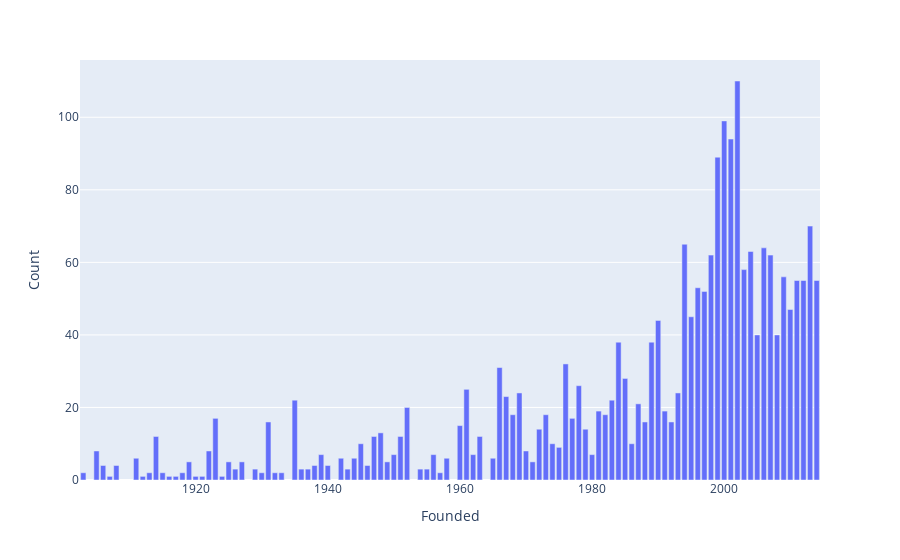

The notebook cell this image was saved under:
### Code cell
Founded = df.groupby(['Founded']).size().reset_index(name = 'Count').sort_values('Founded', ascending=False)
px.bar(Founded, x='Founded', y='Count')

### Figure 1 — Plotly figure (JSON) as saved in the notebook; plotly's stock layout.template omitted (floating-point values rounded to 4 significant figures)
{"data": [{"alignmentgroup": "True", "hovertemplate": "Founded=%{x}<br>Count=%{y}<extra></extra>", "legendgroup": "", "marker": {"color": "#636efa", "pattern": {"shape": ""}}, "name": "", "offsetgroup": "", "orientation": "v", "showlegend": false, "textposition": "auto", "type": "bar", "x": [2014, 2013, 2012, 2011, 2010, 2009, 2008, 2007, 2006, 2005, 2004, 2003, 2002, 2001, 2000, 1999, 1998, 1997, 1996, 1995, 1994, 1993, 1992, 1991, 1990, 1989, 1988, 1987, 1986, 1985, 1984, 1983, 1982, 1981, 1980, 1979, 1978, 1977, 1976, 1975, 1974, 1973, 1972, 1971, 1970, 1969, 1968, 1967, 1966, 1965, 1963, 1962, 1961, 1960, 1958, 1957, 1956, 1955, 1954, 1952, 1951, 1950, 1949, 1948, 1947, 1946, 1945, 1944, 1943, 1942, 1940, 1939, 1938, 1937, 1936, 1935, 1933, 1932, 1931, 1930, 1929, 1927, 1926, 1925, 1924, 1923, 1922, 1921, 1920, 1919, 1918, 1917, 1916, 1915, 1914, 1913, 1912, 1911, 1908, 1907, 1906, 1905, 1903], "xaxis": "x", "y": [55, 70, 55, 55, 47, 56, 40, 62, 64, 40, 63, 58, 110, 94, 99, 89, 62, 52, 53, 45, 65, 24, 16, 19, 44, 38, 16, 21, 10, 28, 38, 22, 18, 19, 7, 14, 26, 17, 32, 9, 10, 18, 14, 5, 8, 24, 18, 23, 31, 6, 12, 7, 25, 15, 6, 2, 7, 3, 3, 20, 12, 7, 5, 13, 12, 4, 10, 6, 3, 6, 4, 7, 4, 3, 3, 22, 2, 2, 16, 2, 3, 5, 3, 5, 1, 17, 8, 1, 1, 5, 2, 1, 1, 2, 12, 2, 1, 6, 4, 1, 4, 8, 2], "yaxis": "y"}], "layout": {"barmode": "relative", "legend": {"tracegroupgap": 0}, "margin": {"t": 60}, "xaxis": {"anchor": "y", "domain": [0, 1], "title": {"text": "Founded"}}, "yaxis": {"anchor": "x", "domain": [0, 1], "title": {"text": "Count"}}}}
